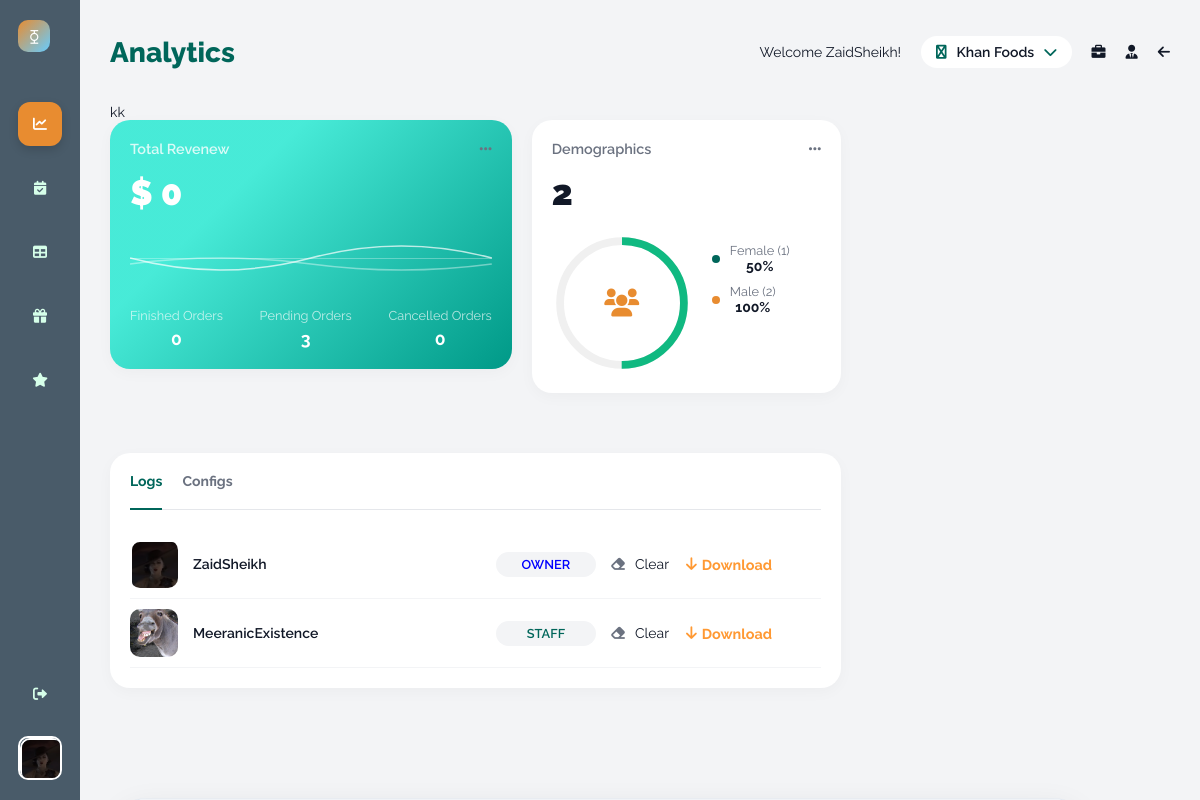
Page /business/ (signed in) on the earlier database version.
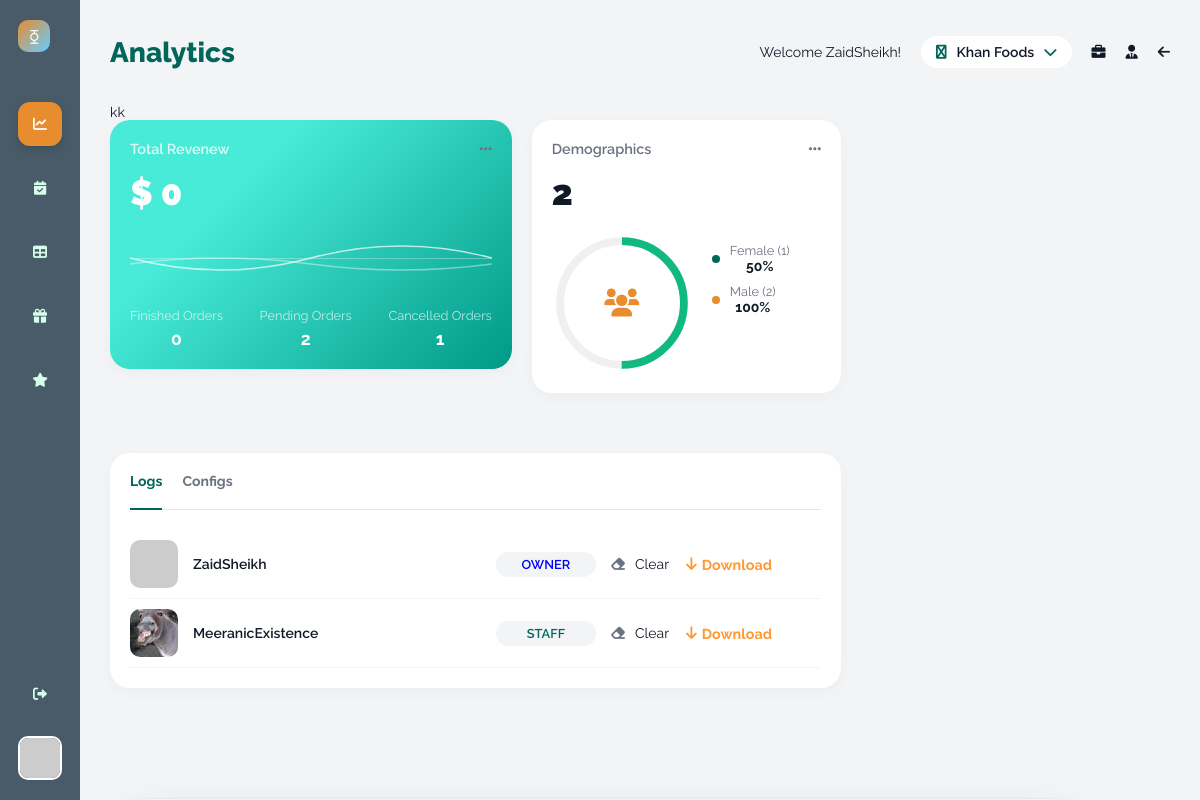
Same page on the later database version.
### UsersHandling/models.py (models this page shows)
class User(AbstractUser):
    email = models.EmailField(unique=True)
    ROLE_CHOICES = [
        ('CUSTOMER', 'Customer'),
        ('OWNER', 'Owner')
    ]
    role = models.CharField(max_length=10, choices=ROLE_CHOICES)
    image = models.ImageField(upload_to='UsersHandling/media/images/', blank=True, null=True)
    date_of_birth = models.DateField(blank=True, null=True)
    phone = models.CharField(max_length=20, blank=True, null=True)
    class Gender(models.TextChoices):
        MALE = 'M', 'Male'
        FEMALE = 'F', 'Female'
        OTHER = 'O', 'Other'
    gender = models.CharField(
        max_length=1,
        choices=Gender.choices,
        blank=True,
        null=True
    )

### Restaurants/decorators.py (the view)
    def _wrapped(request, *args, **kwargs):
        print("I am here in _wrapped")
        user = request.user
        if not user.is_authenticated:
            raise PermissionDenied
        elif (not isStaff(user)) and (not isOwner(user)):
            raise PermissionDenied
        else:
            print("survived both in _wrapped", user.is_authenticated, isStaff(user), isOwner(user))
            return view_func(request, *args, **kwargs)

### Core/templatetags/auth_tags.py (called while the page is built)
@register.filter
def is_owner(user):
    return RestaurantStaff.objects.filter(
        user=user,
        role='OWNER'
    ).exists()

### Core/templatetags/range_tags.py (called while the page is built)
@register.filter
def initials(text):
    if not text:
        return ""
    words = text.split()
    return "".join(word[0].upper() for word in words)

### Restaurants/Services.py (called while the page is built)
def isStaff(user):
    return RestaurantStaff.objects.filter(
        user=user,
        role="STAFF"
    ).exists()

def isOwner(user):
    return RestaurantStaff.objects.filter(
        user=user,
        role="OWNER"
    ).exists()

### UsersHandling/services.py (called while the page is built)
def get_current_restaurant_staff(restaurant_id):
    return RestaurantStaff.objects.filter(
        restaurant_id=restaurant_id,
        role='STAFF'
    ).select_related('user')

### Restaurants/templates/Restaurants/analytics.html (shortened to what the changed rows need)
{% extends "Restaurants/base.html" %}
{% load static %}
{% load range_tags %}
{% load auth_tags %}
{% block name %} Analytics {% endblock %}
{% block styles %}
<link rel="stylesheet" href="{% static 'Restaurants/css/analytics.css' %}">
{% endblock %}
{% block content %}
<div class="main-grid">
    <div class="card total-likes-card">
        <div class="demographics">
            <div class="demographic-item">
                <div class="demo-label">Pending Orders</div>
                <div class="demo-value">{{stats.pending_count}}</div>
            </div>
            <div class="demographic-item">
                <div class="demo-label">Cancelled Orders</div>
                <div class="demo-value">{{stats.cancelled_count}}</div>
            </div>
        </div>
    </div>
    <div class="card post-activity-section">
        <div id="tab-logs" class="tab-content" style="display: {% if not active_dynamic_tab %}block{% else %}none{% endif %};">
            <div class="post-table">
                <div class="post-table-row">
                    <div class="table-img">
                        {% if CP__OwnerProfile.image %}
                        <img src="{{ CP__OwnerProfile.image.url }}" alt="" class="profile-pic">
                        {% else %}
                        <img src="https://placehold.co/40x40/008000/D88938?text={{ request.user.username|initials }}"
                        class="profile-avatar">
                        {% endif %}
                    </div>
                    <div class="table-post-info-cell">
                        <div class="table-post-title">{{ CP__OwnerProfile}}</div>
                    </div>
                    <div class="table-tag" style="color: blue;">{{ CP__OwnerProfile.role }}</div>
                    {% if request.user|is_owner %}
                    <div class="table-icon-label-group">
                        <i class="fas fa-eraser table-label-icon"></i>
                        <span class="value">Clear</span>
                    </div>
                    {% endif %}
                    <div class="percentage-change change-icon-down">
                        <i class="fas fa-arrow-down"></i>
                        <a href="{% url 'download_logs' %}">Download</a>
                    </div>
                </div>
            </div>
        </div>
    </div>
</div>
</div>
{% endblock %}

### Restaurants/templates/Restaurants/base.html (shortened to what this page needs)
{% load static %}
{% load auth_tags %}
{% load range_tags %}
<!DOCTYPE html>
<html lang="en">
<head>
    <link rel="stylesheet" href="https://cdnjs.cloudflare.com/ajax/libs/font-awesome/6.0.0/css/all.min.css">
    <link rel="stylesheet" href="{% static 'Restaurants/css/base.css' %}">
    <link rel="stylesheet" href="{% static 'Restaurants/css/btnpanel.css' %}">
    {% block styles %}
    {% endblock %}
</head>
<body>
    <div class="sidebar">
        <div class="sidebar-top">
            <div class="sidebar-logo">⧲</div>
            <div class="nav-links">
                {% if request.user|is_owner %}
                <a href="/business/" class="nav-item {% if request.path == '/business/' %}active{% endif %}" title="Analytics">
                    <i class="fas fa-chart-line"></i>
                </a>
                {% endif %}
                <a href="/business/reservations" class="nav-item {% if request.path == '/business/reservations' %}active{% endif %}" title="Reservations">
                    <i class="fas fa-calendar-check"></i>
                </a>
                <a href="/business/tables" class="nav-item {% if request.path == '/business/tables' %}active{% endif %}" title="Table Management">
                    <i class="fas fa-table"></i>
                </a>
                <a href="/business/holidays" class="nav-item {% if request.path == '/business/holidays' %}active{% endif %}" title="Holidays">
                    <i class="fas fa-gift"></i>
                </a>
                <a href="/business/reviews" class="nav-item {% if request.path == '/business/reviews' %}active{% endif %}" title="Reviews">
                    <i class="fas fa-star"></i>
                </a>
            </div>
        </div>
        <div class="sidebar-bottom">
            <div class="nav-item" id="dashboard-logout"><i class="fas fa-sign-out-alt"></i></div>
            <div class="profile-pic">
                {% if request.user.image %}
                <img src="{{ CP__OwnerProfile.image.url }}" alt="" class="profile-pic">
                {% else %}
                <img src="https://placehold.co/40x40/008000/D88938?text={{ request.user.username|initials }}"
                class="profile-avatar">
                {% endif %}
            </div>
        </div>
    </div>
<div class="main-content">
    <div class="header">
        <div class="header-title">
            <h1>{% block name %}{% endblock %}</h1>
        </div>
        <div class="header-controls">
            <p>Welcome {{ CP__OwnerProfile }}!</p>
            {% if request.user|is_owner %}
            <div class="dropdown-wrapper">
                <div class="dropdown-menu" id="business-trigger">
                    <i class="fab fa-briefcase dropdown-icon"></i>
                    <span id="current-business-name" data-current-id="{{ CP__Selected.id }}">
                        {{ CP__Selected.name|default:"Select Restaurant" }}
                    </span>
                    <i class="fas fa-chevron-down dropdown-icon"></i>
                </div>
            </div>
            {% endif %}
            {% if request.user|is_owner %}
            <a href="/business/business-info"><i class="fas fa-briefcase fullscreen-icon c-pointer"></i></a>
            {% endif %}
           <a href="/business/staff-management"><i class="fas fa-user-tie fullscreen-icon c-pointer"></i></a>
            <div class="notification-bell">
                <a href="/"><i class="fas fa-arrow-left"></i></a>
            </div>
        </div>
    </div>
    kk
    {% block content %}
    {% endblock %}
</body>
</html>

Differences in the rows shown:
changed User "ZaidSheikh": image: picture removed
Other differences:
{{ stats.pending_count }}: "3" → "2"
{{ stats.cancelled_count }}: "0" → "1"
